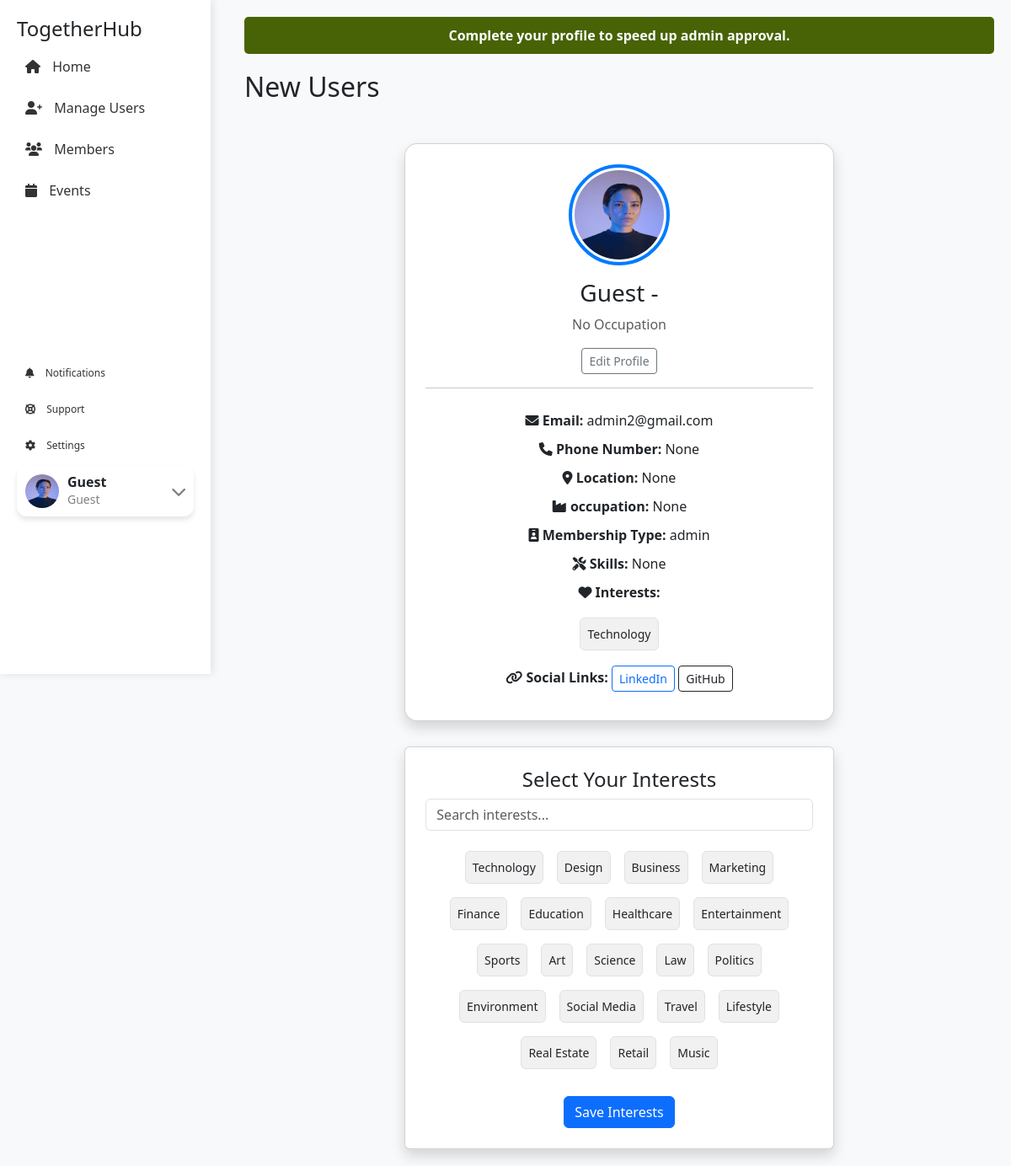
The page /dashboard/profile/ (signed in) on the database its author committed.
### AuthenticationApp/models.py (models this page shows, shortened)
class CustomUser(AbstractUser):
    MEMBERSHIP_CHOICES = [
       ('community', 'Community Member'),
        ('key_access', 'Key Access Member'),
        ('workspace', 'Creative Workspace Member'),
    ]
    INTEREST_CHOICES = [
('Technology', 'Technology'),
('Design', 'Design'),
('Business', 'Business'),
('Marketing', 'Marketing'),
('Finance', 'Finance'),
('Education', 'Education'),
('Healthcare', 'Healthcare'),
('Entertainment', 'Entertainment'),
('Sports', 'Sports'),
('Art', 'Art'),
('Science', 'Science'),
('Law', 'Law'),
('Politics', 'Politics'),
('Environment', 'Environment'),
('Social Media', 'Social Media'),
('Travel', 'Travel'),
('Lifestyle', 'Lifestyle'),
('Real Estate', 'Real Estate'),
('Retail', 'Retail'),
('Music', 'Music')
                ]
    phonenumber = models.CharField(max_length=15, blank=True, null=True)
    location = models.CharField(max_length=255, blank=True, null=True)
    occupation = models.CharField(max_length=100, blank=True, null=True)
    skills = models.TextField(blank=True, null=True)
    birthdate = models.DateField(blank=True, null=True)
    membership = models.CharField(max_length=20, choices=MEMBERSHIP_CHOICES, default='community')
    interest = models.CharField(max_length=255, choices=INTEREST_CHOICES, default='Technology')
    firstname = models.CharField(max_length=20, default='Guest')
    lastname = models.CharField(max_length=20, default="-")
    approvedmember = models.BooleanField(default=False)
    email = models.EmailField(unique=True)

### DashboardApp/views.py (the view, shortened to what this page needs)
# urls.py: path('profile/', profile, name='profile'),
@login_required
def profile(request):
    user = request.user  # Get the currently logged-in user
    user_interests = user.interest.strip("[]").replace("'","").split(',')
    return render(request, 'profile.html', {
        'user': user,
        'MEMBERSHIP_CHOICES': CustomUser.MEMBERSHIP_CHOICES,
        'interests': CustomUser.INTEREST_CHOICES,
        'user_interests':user_interests
    })

### DashboardApp/templates/profile.html (shortened to what this page needs)
{% extends "components/DashboardLayout.html" %}
{% load static %}
{% block title %}New Users{% endblock %}
{% block content %}
<div class="container mt-5">
    <div class="row justify-content-center">
        <div class="col-lg-8 col-md-10">
            <div class="card profile-card shadow p-4">
                <div class="text-center">
                    <img src="{% static 'images/Avatar1.jpg' %}" alt="User Image" id="profile_image" class="rounded-circle img-fluid profile-img">
                    <h3 class="mt-3" id="name-display">{{ user.firstname }} {{ user.lastname }}</h3>
                    <p class="text-muted" id="occupation-display">{{ user.occupation|default:"No Occupation" }}
                    </p>
                    <button class="btn btn-sm btn-outline-secondary" onclick="enableEditMode()">Edit Profile</button>
                </div>
                <hr>
                <div class="profile-details">
                    <p><i class="fas fa-envelope"></i> <strong>Email:</strong> <span id="email-display">{{ user.email }}</span></p>
                    <p><i class="fas fa-phone"></i> <strong>Phone Number:</strong> <span id="phone-display">{{ user.phonenumber }}</span></p>
                    <p><i class="fas fa-map-marker-alt"></i> <strong>Location:</strong> <span id="location-display">{{ user.location }}</span></p>
                    <p><i class="fas fa-industry"></i> <strong>occupation:</strong> <span id="occupation-display">{{ user.occupation }}</span></p>
                    <p><i class="fas fa-id-badge"></i> <strong>Membership Type:</strong> <span id="membership-display">{{ user.membership }}</span></p>
                    <p><i class="fas fa-tools"></i> <strong>Skills:</strong> <span id="skills-display">{{ user.skills }}</span></p>
                    <p><i class="fas fa-heart"></i> <strong>Interests:</strong> <span id="interests-display">
                        {% for interest in user_interests %}
                            <div class="interest m-2 p-2 border rounded">
                                {{ interest }}
                            </div>
                        {% endfor %}
                    </span></p>
                    <p><i class="fas fa-link"></i> <strong>Social Links:</strong>
                        <a href="{{ user.linkedin }}" target="_blank" class="btn btn-outline-primary btn-sm">LinkedIn</a>
                        <a href="{{ user.github }}" target="_blank" class="btn btn-outline-dark btn-sm">GitHub</a>
                    </p>
                </div>
            </div>
            <div class="card mt-4 p-4 shadow">
                <h4 class="text-center">Select Your Interests</h4>
                <input type="text" class="form-control mb-3" id="interest-search" placeholder="Search interests..." onkeyup="filterInterests()">
                <div class="d-flex flex-wrap justify-content-center" id="interests-container">
                    {% for value, label in interests %}
                        <div class="interest m-2 p-2 border rounded" onclick="toggleSelection(this)" data-value="{{ value }}">
                            {{ label }}
                        </div>
                    {% endfor %}
                </div>
                <form method="POST" id="interest-form" action="">
                    <div class="text-center mt-4">
                        <button class="btn btn-primary" type="submit">Save Interests</button>
                    </div>
                </form>
            </div>
        </div>
    </div>
</div>
{% endblock %}

### DashboardApp/templates/components/DashboardLayout.html (shortened to what this page needs)
{% load static %}
<!DOCTYPE html>
<html lang="en">
<head>
    <link href="https://cdn.jsdelivr.net/npm/bootstrap@5.3.2/dist/css/bootstrap.min.css" rel="stylesheet">
    <link rel="stylesheet" href="https://cdnjs.cloudflare.com/ajax/libs/font-awesome/6.0.0/css/all.min.css">
</head>
<body>
    <div class="sidebar">
        <div class="sidebar-top">
            <h4>TogetherHub</h4>
            {% if request.user.membership == "admin" %}
                <a href="{% url 'adminHome' %}"><i class="fa-solid fa-home"></i> Home</a>
                <a href="{% url 'manageUsers' %}"><i class="fa-solid fa-user-plus"></i> Manage Users</a>
                <a href="#"><i class="fa-solid fa-users"></i> Members</a>
                <a href="#"><i class="fa-solid fa-calendar"></i> Events</a>
            {% endif %}
        </div>
        <div class="sidebar-bottom">
            <a href="#"><i class="fa-solid fa-bell"></i> Notifications</a>
            <a href="#"><i class="fa-solid fa-life-ring"></i> Support</a>
            <a href="#"><i class="fa-solid fa-cog"></i> Settings</a>
            <div class="dropdown w-100">
                <div class="account-dropdown" data-bs-toggle="dropdown" aria-expanded="false">
                    <img src="{% static 'images/Avatar1.jpg' %}" alt="User Avatar">
                    <div class="user-info">
                        <h6> {% if user.firstname %}
                            {{ user.firstname }}
                        {% else %}
                           -
                        {% endif %}</h6>
                        <p>{{ user.firstname|default:user.username }}</p>
                    </div>
                    <i class="fa-solid fa-chevron-down"></i>
                </div>
            </div>
        </div>
    </div>
    <div class="main-content">
        {% if request.user.approvedmember == False %}
        <div class="info-banner">Complete your profile to speed up admin approval.</div>
        {% endif %}
        <h2>
            {% block title %}Dashboard{% endblock %}
        </h2>
            {% block content %}{% endblock %}
     </div>
</body>
</html>

### DashboardApp/templates/components/DashboardLayout.html (style rules this page uses)
body { background-color: #f8f9fa; }
.row { margin-top: 2%; }
.sidebar { width: 250px; height: 100vh; background: #fff; padding: 20px; position: fixed; box-shadow: 2px 0 10px rgba(0,0,0,0.1); display: flex; flex-direction: column; justify-content: space-between; }
.sidebar a { text-decoration: none; color: #333; display: block; padding: 10px; margin: 5px 0; border-radius: 5px; }
.sidebar a i { margin-right: 10px; }
.sidebar-top { max-height: 70%; overflow-y: auto; }
.sidebar-bottom { max-height: 30%; font-size: 12px; }
.main-content { margin-left: 270px; padding: 20px; position: relative; }
.sidebar-bottom { margin-top: auto; margin-bottom: auto; }
.info-banner { background-color: #476305; color: white; text-align: center; padding: 10px; font-weight: bold; border-radius: 5px; margin-bottom: 20px; }
.account-dropdown { display: flex; align-items: center; background: white; padding: 10px; border-radius: 12px; box-shadow: 0px 4px 6px rgba(0, 0, 0, 0.1); cursor: pointer; width: 100%; }
.account-dropdown img { width: 40px; height: 40px; border-radius: 50%; margin-right: 10px; }
.account-dropdown .user-info { flex-grow: 1; text-align: left; }
.account-dropdown .user-info h6 { margin: 0; font-size: 16px; font-weight: bold; }
.account-dropdown .user-info p { margin: 0; font-size: 14px; color: gray; }
.account-dropdown i { font-size: 18px; color: gray; }
.container { max-width: 800px; margin-top: 40px; }
.profile-card { background: white; padding: 20px; border-radius: 10px; box-shadow: 0 4px 10px rgba(0, 0, 0, 0.1); margin-bottom: 30px; }
.interest { display: inline-block; padding: 10px 15px; margin: 5px; border-radius: 20px; background-color: #e9ecef; cursor: pointer; transition: 0.3s; }

### DashboardApp/templates/profile.html (style rules this page uses)
.profile-card { border-radius: 15px; background: #fff; text-align: center; }
.profile-img { width: 120px; height: 120px; border: 4px solid #007bff; padding: 3px; }
.profile-details p { font-size: 16px; margin: 10px 0; }
.interest { cursor: pointer; padding: 8px 12px; border: 1px solid #007bff; border-radius: 20px; background: #f1f1f1; transition: 0.3s; font-size: 14px; }

### rows shown on the page
CustomUser: firstname "Guest", lastname "-", occupation "No Occupation", email "admin2@gmail.com", phonenumber "None", location "None", occupation "None", membership "admin", skills "None", user_interests "Technology"

### other values the page prints
{{ label }} "Technology" "Design" "Business" "Marketing" "Finance" "Education" "Healthcare" "Entertainment" "Sports" "Art" "Science" "Law" "Politics" "Environment" "Social Media" "Travel" "Lifestyle" "Real Estate" "Retail" "Music"
